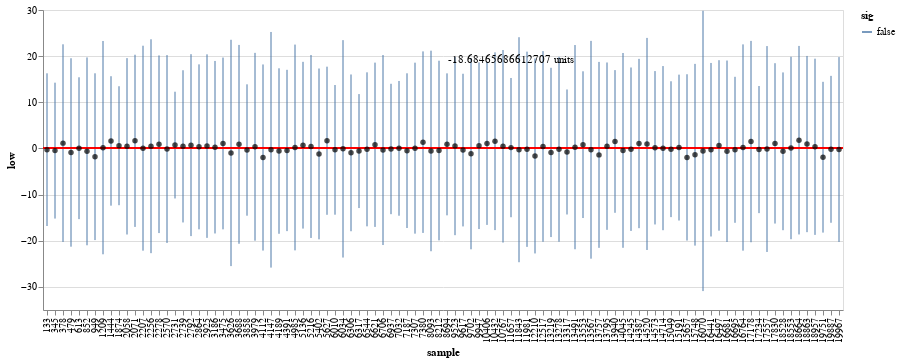

The cell this chart's notebook holds for it:
### Code cell
from altair import datum

base = alt.Chart().transform_calculate(
    low=datum.mean - threshold * datum.sem,
    high=datum.mean + threshold * datum.sem,
    sig=alt.expr.if_((alt.datum.high < μ) | (alt.datum.low > μ), True, False)
)

# slider = alt.binding_range(min=0, max=1, step=10)
# select_year = alt.selection_single(name="year", fields=['year'],
#                                    bind=slider, init={'year': 2000})

points = base.mark_point(
    filled=True,
    color='sig:N'
).encode(
    x='sample:O',
    y='mean:Q',
)

errorbars = base.mark_errorbar().encode(
    x='sample:O',
    y='low:Q',
    y2='high:Q',
    color='sig:N',
    size='sig:N'
)

line = base.mark_rule(color='red').encode(
    y='line:Q'
).transform_calculate(line=str(μ))

text = base.mark_text(align='left', dx=5, dy=-100).encode(
        text=alt.Text('fuck2:N')
).transform_aggregate(fuck=f'mean(low)').transform_calculate(fuck2='datum.fuck + " units"')


alt.layer(errorbars, line, text, points, data=summary.sample(100)
         ).properties(width=800)

### Figure 1 — Vega-Lite specification as saved in the notebook (floating-point values rounded to 4 significant figures)
{"config": {"view": {"continuousWidth": 400, "continuousHeight": 300}}, "layer": [{"mark": "errorbar", "encoding": {"color": {"type": "nominal", "field": "sig"}, "size": {"type": "nominal", "field": "sig"}, "x": {"type": "ordinal", "field": "sample"}, "y": {"type": "quantitative", "field": "low"}, "y2": {"field": "high"}}, "transform": [{"calculate": "(datum.mean - (20.959963984540053 * datum.sem))", "as": "low"}, {"calculate": "(datum.mean + (20.959963984540053 * datum.sem))", "as": "high"}, {"calculate": "if(((datum.high < 0) || (datum.low > 0)),true,false)", "as": "sig"}]}, {"mark": {"type": "rule", "color": "red"}, "encoding": {"y": {"type": "quantitative", "field": "line"}}, "transform": [{"calculate": "(datum.mean - (20.959963984540053 * datum.sem))", "as": "low"}, {"calculate": "(datum.mean + (20.959963984540053 * datum.sem))", "as": "high"}, {"calculate": "if(((datum.high < 0) || (datum.low > 0)),true,false)", "as": "sig"}, {"calculate": "0", "as": "line"}]}, {"mark": {"type": "text", "align": "left", "dx": 5, "dy": -100}, "encoding": {"text": {"type": "nominal", "field": "fuck2"}}, "transform": [{"calculate": "(datum.mean - (20.959963984540053 * datum.sem))", "as": "low"}, {"calculate": "(datum.mean + (20.959963984540053 * datum.sem))", "as": "high"}, {"calculate": "if(((datum.high < 0) || (datum.low > 0)),true,false)", "as": "sig"}, {"aggregate": [{"op": "mean", "field": "low", "as": "fuck"}]}, {"calculate": "datum.fuck + \" units\"", "as": "fuck2"}]}, {"mark": {"type": "point", "color": "sig:N", "filled": true}, "encoding": {"x": {"type": "ordinal", "field": "sample"}, "y": {"type": "quantitative", "field": "mean"}}, "transform": [{"calculate": "(datum.mean - (20.959963984540053 * datum.sem))", "as": "low"}, {"calculate": "(datum.mean + (20.959963984540053 * datum.sem))", "as": "high"}, {"calculate": "if(((datum.high < 0) || (datum.low > 0)),true,false)", "as": "sig"}]}], "data": {"name": "data-9cb2c8871c9c2f24564d42065982fd30"}, "width": 800, "$schema": "https://vega.github.io/schema/vega-lite/v4.8.1.json", "datasets": {"data-9cb2c8871c9c2f24564d42065982fd30": [{"sample": 2731, "mean": 0.7295, "std": 2.468, "sem": 0.5518, "low": -10.84, "high": 12.29, "sig": false}, {"sample": 18863, "mean": 0.9555, "std": 4.073, "sem": 0.9108, "low": -18.14, "high": 20.05, "sig": false}, {"sample": 6706, "mean": -0.341, "std": 4.391, "sem": 0.982, "low": -20.92, "high": 20.24, "sig": false}, {"sample": 10767, "mean": 0.4696, "std": 4.45, "sem": 0.995, "low": -20.39, "high": 21.33, "sig": false}, {"sample": 6010, "mean": -0.3022, "std": 2.997, "sem": 0.6702, "low": -14.35, "high": 13.75, "sig": false}, {"sample": 13219, "mean": -0.8629, "std": 3.913, "sem": 0.8749, "low": -19.2, "high": 17.47, "sig": false}, {"sample": 16441, "mean": -0.2735, "std": 4.011, "sem": 0.8969, "low": -19.07, "high": 18.52, "sig": false}, {"sample": 949, "mean": -1.784, "std": 3.855, "sem": 0.862, "low": -19.85, "high": 16.28, "sig": false}, {"sample": 2739, "mean": 0.4553, "std": 3.518, "sem": 0.7867, "low": -16.03, "high": 16.94, "sig": false}, {"sample": 4391, "mean": -0.4368, "std": 3.729, "sem": 0.8338, "low": -17.91, "high": 17.04, "sig": false}, {"sample": 10406, "mean": 1.08, "std": 3.764, "sem": 0.8417, "low": -16.56, "high": 18.72, "sig": false}, {"sample": 19967, "mean": -0.2287, "std": 4.273, "sem": 0.9554, "low": -20.25, "high": 19.8, "sig": false}, {"sample": 7380, "mean": 1.364, "std": 4.196, "sem": 0.9383, "low": -18.3, "high": 21.03, "sig": false}, {"sample": 345, "mean": -0.4678, "std": 3.141, "sem": 0.7023, "low": -15.19, "high": 14.25, "sig": false}, {"sample": 14573, "mean": 0.1495, "std": 3.545, "sem": 0.7927, "low": -16.47, "high": 16.76, "sig": false}, {"sample": 3475, "mean": 1.086, "std": 3.971, "sem": 0.8879, "low": -17.52, "high": 19.7, "sig": false}, {"sample": 8212, "mean": -0.4516, "std": 4.152, "sem": 0.9284, "low": -19.91, "high": 19.01, "sig": false}, {"sample": 12210, "mean": -1.629, "std": 4.506, "sem": 1.007, "low": -22.75, "high": 19.49, "sig": false}, {"sample": 5216, "mean": 0.4269, "std": 4.228, "sem": 0.9455, "low": -19.39, "high": 20.24, "sig": false}, {"sample": 11843, "mean": -0.2746, "std": 5.201, "sem": 1.163, "low": -24.65, "high": 24.1, "sig": false}, {"sample": 16695, "mean": -0.2888, "std": 3.375, "sem": 0.7546, "low": -16.1, "high": 15.53, "sig": false}, {"sample": 18664, "mean": 1.793, "std": 4.358, "sem": 0.9744, "low": -18.63, "high": 22.22, "sig": false}, {"sample": 5402, "mean": -1.186, "std": 3.948, "sem": 0.8829, "low": -19.69, "high": 17.32, "sig": false}, {"sample": 378, "mean": 1.155, "std": 4.569, "sem": 1.022, "low": -20.26, "high": 22.57, "sig": false}, {"sample": 14387, "mean": 1.07, "std": 3.914, "sem": 0.8751, "low": -17.27, "high": 19.41, "sig": false}, {"sample": 4147, "mean": -0.2873, "std": 5.446, "sem": 1.218, "low": -25.81, "high": 25.24, "sig": false}, {"sample": 4985, "mean": 0.2131, "std": 4.756, "sem": 1.064, "low": -22.08, "high": 22.5, "sig": false}, {"sample": 14520, "mean": 0.9786, "std": 4.902, "sem": 1.096, "low": -21.99, "high": 23.95, "sig": false}, {"sample": 15748, "mean": -1.362, "std": 4.201, "sem": 0.9394, "low": -21.05, "high": 18.33, "sig": false}, {"sample": 2570, "mean": -0.1228, "std": 4.341, "sem": 0.9707, "low": -20.47, "high": 20.22, "sig": false}, {"sample": 1874, "mean": 0.5922, "std": 2.75, "sem": 0.6149, "low": -12.3, "high": 13.48, "sig": false}, {"sample": 16070, "mean": -0.5362, "std": 6.479, "sem": 1.449, "low": -30.9, "high": 29.83, "sig": false}, {"sample": 13317, "mean": -0.7641, "std": 2.89, "sem": 0.6461, "low": -14.31, "high": 12.78, "sig": false}, {"sample": 17178, "mean": 1.492, "std": 4.654, "sem": 1.041, "low": -20.32, "high": 23.31, "sig": false}, {"sample": 4189, "mean": -0.558, "std": 3.825, "sem": 0.8553, "low": -18.48, "high": 17.37, "sig": false}, {"sample": 16497, "mean": 0.6541, "std": 3.94, "sem": 0.8811, "low": -17.81, "high": 19.12, "sig": false}, {"sample": 6544, "mean": -0.1885, "std": 3.56, "sem": 0.796, "low": -16.87, "high": 16.5, "sig": false}, {"sample": 18528, "mean": -0.6193, "std": 3.647, "sem": 0.8155, "low": -17.71, "high": 16.47, "sig": false}, {"sample": 7032, "mean": 0.02333, "std": 3.115, "sem": 0.6964, "low": -14.57, "high": 14.62, "sig": false}, {"sample": 1209, "mean": 0.1787, "std": 4.93, "sem": 1.102, "low": -22.93, "high": 23.29, "sig": false}, {"sample": 133, "mean": -0.2609, "std": 3.529, "sem": 0.7892, "low": -16.8, "high": 16.28, "sig": false}, {"sample": 7187, "mean": -0.4765, "std": 3.576, "sem": 0.7996, "low": -17.24, "high": 16.28, "sig": false}, {"sample": 19751, "mean": -1.896, "std": 3.485, "sem": 0.7793, "low": -18.23, "high": 14.44, "sig": false}, {"sample": 8093, "mean": -0.5423, "std": 4.636, "sem": 1.037, "low": -22.27, "high": 21.19, "sig": false}, {"sample": 14714, "mean": 0.06994, "std": 3.794, "sem": 0.8484, "low": -17.71, "high": 17.85, "sig": false}, {"sample": 19887, "mean": -0.1868, "std": 3.396, "sem": 0.7593, "low": -16.1, "high": 15.73, "sig": false}, {"sample": 3688, "mean": 0.8919, "std": 4.596, "sem": 1.028, "low": -20.65, "high": 22.43, "sig": false}, {"sample": 16681, "mean": -0.6095, "std": 4.195, "sem": 0.938, "low": -20.27, "high": 19.05, "sig": false}, {"sample": 3858, "mean": -0.337, "std": 3.037, "sem": 0.679, "low": -14.57, "high": 13.89, "sig": false}, {"sample": 17830, "mean": 1.101, "std": 3.706, "sem": 0.8287, "low": -16.27, "high": 18.47, "sig": false}, {"sample": 3979, "mean": 0.3643, "std": 4.342, "sem": 0.9708, "low": -19.98, "high": 20.71, "sig": false}, {"sample": 11981, "mean": -0.174, "std": 4.513, "sem": 1.009, "low": -21.33, "high": 20.98, "sig": false}, {"sample": 15049, "mean": -0.1606, "std": 3.14, "sem": 0.7021, "low": -14.88, "high": 14.56, "sig": false}, {"sample": 10432, "mean": 1.568, "std": 4.109, "sem": 0.9188, "low": -17.69, "high": 20.83, "sig": false}, {"sample": 3626, "mean": -0.9723, "std": 5.231, "sem": 1.17, "low": -25.49, "high": 23.55, "sig": false}, {"sample": 13795, "mean": 0.498, "std": 3.868, "sem": 0.8649, "low": -17.63, "high": 18.63, "sig": false}, {"sample": 9702, "mean": -1.15, "std": 4.417, "sem": 0.9876, "low": -21.85, "high": 19.55, "sig": false}, {"sample": 4112, "mean": -1.962, "std": 4.302, "sem": 0.9619, "low": -22.12, "high": 18.2, "sig": false}, {"sample": 1444, "mean": 1.627, "std": 2.992, "sem": 0.669, "low": -12.4, "high": 15.65, "sig": false}, {"sample": 13553, "mean": 0.8227, "std": 3.391, "sem": 0.7583, "low": -15.07, "high": 16.72, "sig": false}, {"sample": 16764, "mean": 0.2029, "std": 4.768, "sem": 1.066, "low": -22.14, "high": 22.55, "sig": false}, {"sample": 3186, "mean": 0.269, "std": 3.988, "sem": 0.8917, "low": -18.42, "high": 18.96, "sig": false}, {"sample": 6306, "mean": -0.953, "std": 3.623, "sem": 0.8102, "low": -17.93, "high": 16.03, "sig": false}, {"sample": 9617, "mean": -0.3527, "std": 3.529, "sem": 0.7891, "low": -16.89, "high": 16.19, "sig": false}, {"sample": 9947, "mean": 0.591, "std": 3.852, "sem": 0.8613, "low": -17.46, "high": 18.64, "sig": false}, {"sample": 13491, "mean": 0.2837, "std": 4.721, "sem": 1.056, "low": -21.84, "high": 22.41, "sig": false}, {"sample": 15657, "mean": -1.939, "std": 3.844, "sem": 0.8595, "low": -19.95, "high": 16.08, "sig": false}, {"sample": 13567, "mean": -0.2859, "std": 5.034, "sem": 1.126, "low": -23.88, "high": 23.31, "sig": false}, {"sample": 17557, "mean": -0.1212, "std": 4.759, "sem": 1.064, "low": -22.42, "high": 22.18, "sig": false}, {"sample": 5627, "mean": 1.674, "std": 3.423, "sem": 0.7655, "low": -14.37, "high": 17.72, "sig": false}, {"sample": 11657, "mean": 0.1826, "std": 3.219, "sem": 0.7198, "low": -14.9, "high": 15.27, "sig": false}, {"sample": 2864, "mean": 0.3486, "std": 3.813, "sem": 0.8526, "low": -17.52, "high": 18.22, "sig": false}, {"sample": 479, "mean": -0.8688, "std": 4.355, "sem": 0.9739, "low": -21.28, "high": 19.54, "sig": false}, {"sample": 13940, "mean": 1.52, "std": 3.298, "sem": 0.7374, "low": -13.94, "high": 16.98, "sig": false}, {"sample": 18957, "mean": 0.3639, "std": 4.073, "sem": 0.9107, "low": -18.72, "high": 19.45, "sig": false}, {"sample": 2278, "mean": 0.9133, "std": 4.106, "sem": 0.9181, "low": -18.33, "high": 20.16, "sig": false}, {"sample": 17234, "mean": -0.2417, "std": 2.938, "sem": 0.657, "low": -14.01, "high": 13.53, "sig": false}, {"sample": 8694, "mean": 0.8907, "std": 3.282, "sem": 0.7338, "low": -14.49, "high": 16.27, "sig": false}, {"sample": 14245, "mean": -0.1622, "std": 3.778, "sem": 0.8447, "low": -17.87, "high": 17.54, "sig": false}, {"sample": 613, "mean": 0.05465, "std": 3.279, "sem": 0.7331, "low": -15.31, "high": 15.42, "sig": false}, {"sample": 18553, "mean": 0.1008, "std": 4.217, "sem": 0.9429, "low": -19.66, "high": 19.86, "sig": false}, {"sample": 2256, "mean": 0.4848, "std": 4.944, "sem": 1.105, "low": -22.69, "high": 23.66, "sig": false}, {"sample": 6937, "mean": -0.1126, "std": 3.014, "sem": 0.6739, "low": -14.24, "high": 14.01, "sig": false}, {"sample": 852, "mean": -0.6284, "std": 4.341, "sem": 0.9708, "low": -20.98, "high": 19.72, "sig": false}, {"sample": 6621, "mean": 0.7994, "std": 3.797, "sem": 0.8491, "low": -17.0, "high": 18.6, "sig": false}, {"sample": 2058, "mean": 0.4636, "std": 4.077, "sem": 0.9116, "low": -18.64, "high": 19.57, "sig": false}, {"sample": 7307, "mean": 0.06449, "std": 3.952, "sem": 0.8836, "low": -18.46, "high": 18.58, "sig": false}, {"sample": 13278, "mean": -0.1752, "std": 4.275, "sem": 0.9559, "low": -20.21, "high": 19.86, "sig": false}, {"sample": 2071, "mean": 1.655, "std": 3.98, "sem": 0.8899, "low": -17.0, "high": 20.31, "sig": false}, {"sample": 5136, "mean": 0.7052, "std": 3.854, "sem": 0.8618, "low": -17.36, "high": 18.77, "sig": false}, {"sample": 2207, "mean": 0.05594, "std": 4.737, "sem": 1.059, "low": -22.15, "high": 22.26, "sig": false}, {"sample": 9523, "mean": 0.51, "std": 4.118, "sem": 0.9207, "low": -18.79, "high": 19.81, "sig": false}, {"sample": 14045, "mean": -0.4204, "std": 4.502, "sem": 1.007, "low": -21.52, "high": 20.68, "sig": false}, {"sample": 15191, "mean": 0.1889, "std": 3.372, "sem": 0.754, "low": -15.61, "high": 15.99, "sig": false}, {"sample": 6317, "mean": -0.5654, "std": 2.634, "sem": 0.589, "low": -12.91, "high": 11.78, "sig": false}, {"sample": 2925, "mean": 0.5107, "std": 4.242, "sem": 0.9485, "low": -19.37, "high": 20.39, "sig": false}, {"sample": 13757, "mean": -1.39, "std": 4.298, "sem": 0.961, "low": -21.53, "high": 18.75, "sig": false}, {"sample": 2792, "mean": 0.7183, "std": 4.205, "sem": 0.9402, "low": -18.99, "high": 20.42, "sig": false}, {"sample": 12517, "mean": 0.4373, "std": 4.408, "sem": 0.9856, "low": -20.22, "high": 21.1, "sig": false}, {"sample": 6034, "mean": -0.08237, "std": 5.025, "sem": 1.124, "low": -23.63, "high": 23.47, "sig": false}]}}
